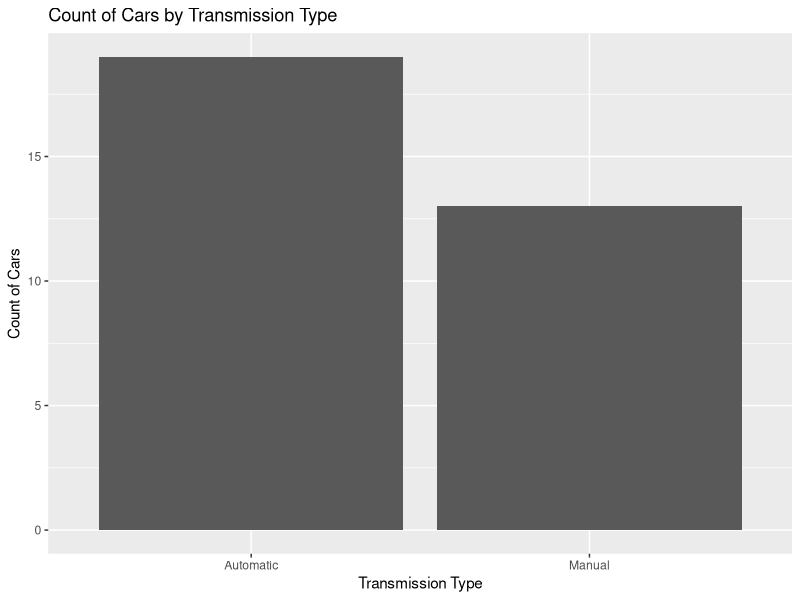
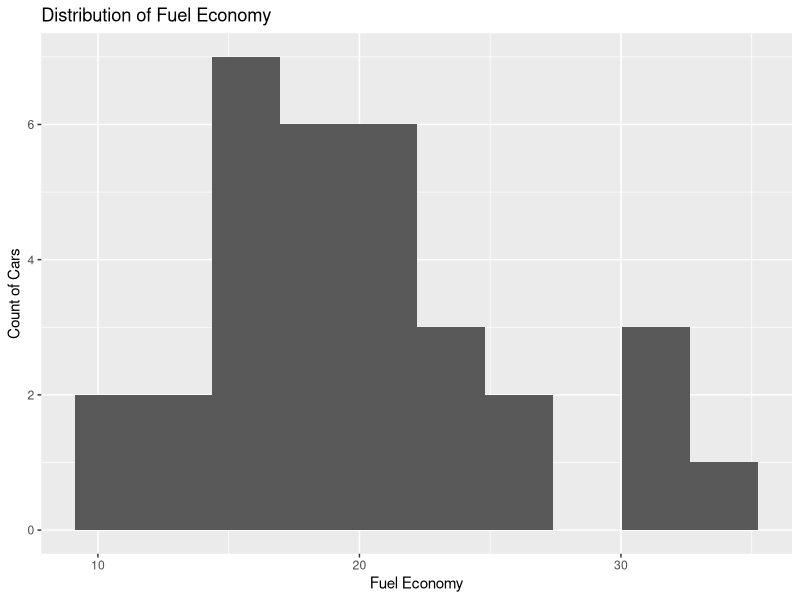
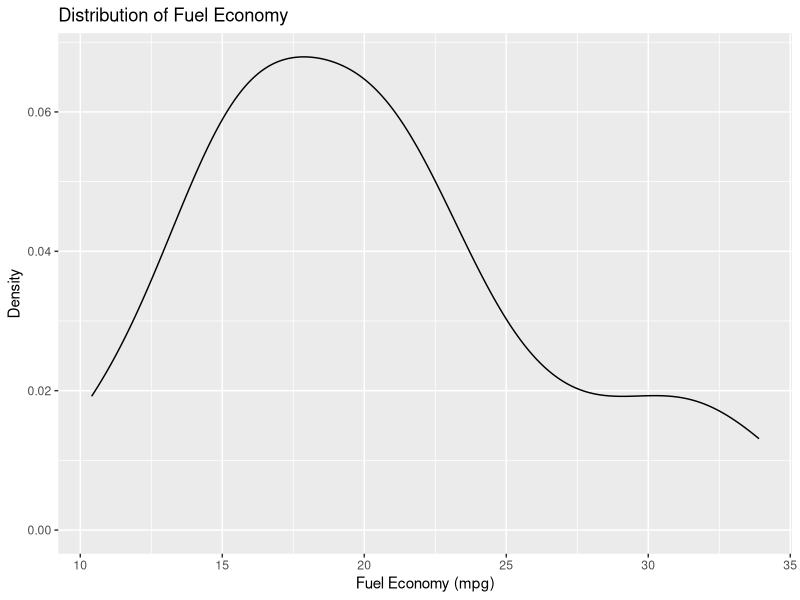
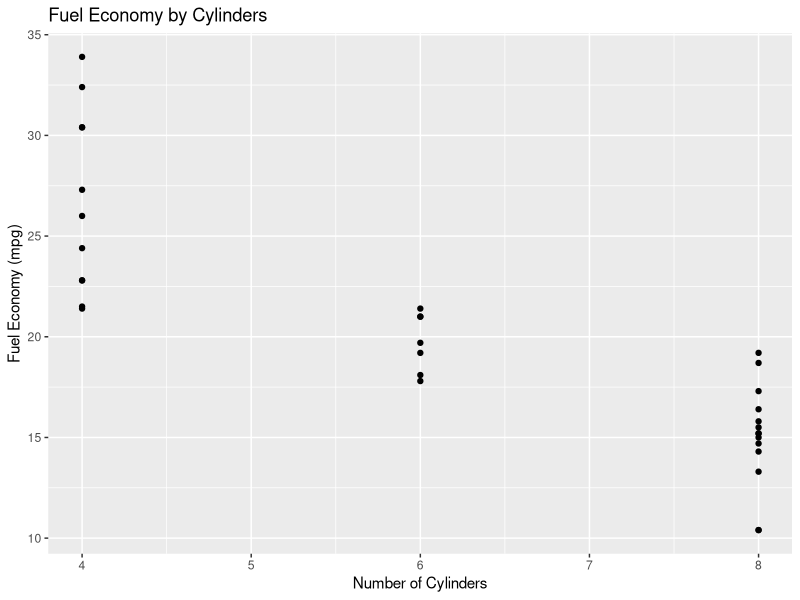

Write the R code that produced these figures, in order.
#Creating Data Visualisation

# Set the working directory
setwd("/Users/daviddryburgh/Documents/R_Programming")

# Read the CSV file
cars <- read.csv("Cars.csv")

# Load the ggplot2 library
library(ggplot2)

# Create a frequency bar chart
ggplot(
  data = cars,
  aes(x = Transmission)) +
  geom_bar() +
  ggtitle("Count of Cars by Transmission Type") + 
  xlab("Transmission Type") +
  ylab("Count of Cars")

# Create a histogram
ggplot(
  data = cars,
  aes(x = Fuel.Economy)) +
  geom_histogram(
    bins = 10
  ) +
  ggtitle("Distribution of Fuel Economy") + 
  xlab("Fuel Economy") +
  ylab("Count of Cars")

# Create a density plot
ggplot(
  data = cars,
  aes(x = Fuel.Economy)) +
  geom_density() +
  ggtitle("Distribution of Fuel Economy") + 
  xlab("Fuel Economy (mpg)") +
  ylab("Density")

# Create a scatterplot
ggplot(
  data = cars,
  aes(
    x = Cylinders,
    y = Fuel.Economy)) +
  geom_point() +
  ggtitle("Fuel Economy by Cylinders") + 
  xlab("Number of Cylinders") +
  ylab("Fuel Economy (mpg)")


